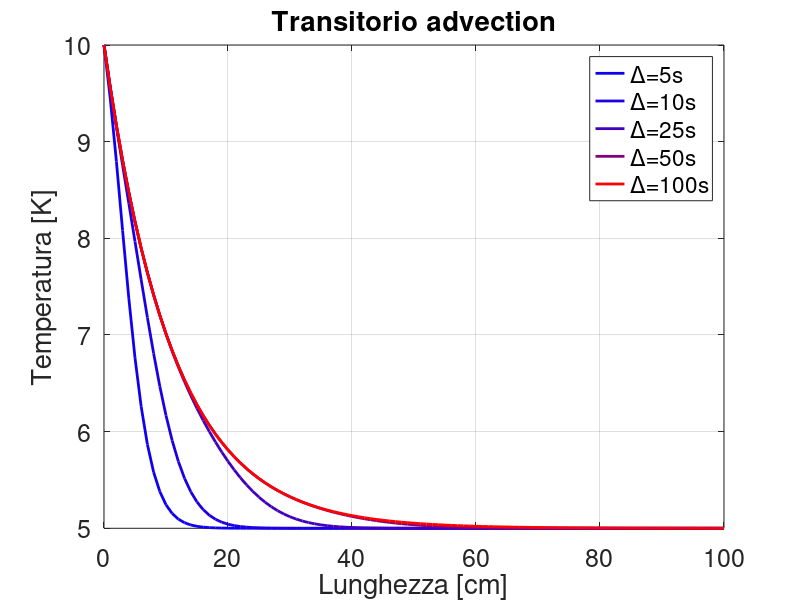

Recreate this plot in MATLAB.
clc; clear; close all;
%% dati
% geometrici
DD = 5e-3;
LL = 1;

surf = pi*DD^2/4;
vol = surf*LL;
Awet = pi*DD*LL;

% fisici
ro = 140;
cp = 6000;
uu = 1e-2;
T0 = 5;
Tleft = 10;
THe = 5;
hh = 100;
time_to_plot = [5 10 25 50 100];
line_plotted = 0;

%% griglia temporale
tend = time_to_plot(end);
dt = tend/100;
time = (0:dt:tend)';

%% griglia spaziale
dx = LL/100;
xx = (0:dx:LL)';
nn = length(xx);

%% risolvo con BE - upwind
TT = ones(nn,1)*T0;

aa = uu*dt/dx;
diag_i = -aa*ones(nn,1);
diag_p = (1+aa+hh*Awet/vol*dt/ro/cp)*ones(nn,1);
AA = spdiags([diag_i diag_p],-1:0,nn,nn);
bb = hh*Awet/vol/ro/cp*THe*dt*ones(nn,1);

AA(1,1) = 1; AA(1,2) = 0;

jj = 2;
while jj<=length(time)
    Tp = TT;
    BB = Tp+bb;
    BB(1) = Tleft;
    
    TT = AA\BB;
    
    if time(jj) >= time_to_plot(line_plotted+1)
        plot(xx*100,TT,'linewidth',2,'Color',[jj/length(time) 0 1-jj/length(time)])
        if jj == length(time)
            legend('\Delta=5s','\Delta=10s','\Delta=25s','\Delta=50s','\Delta=100s')
        else
            hold on
        end
        grid on
        box on
        set(gca,'fontsize',18)
        xlabel('Lunghezza [cm]')
        ylabel('Temperatura [K]')
        title('Transitorio advection')
        
        line_plotted = line_plotted+1;
    end
    
    jj = jj+1;
end
